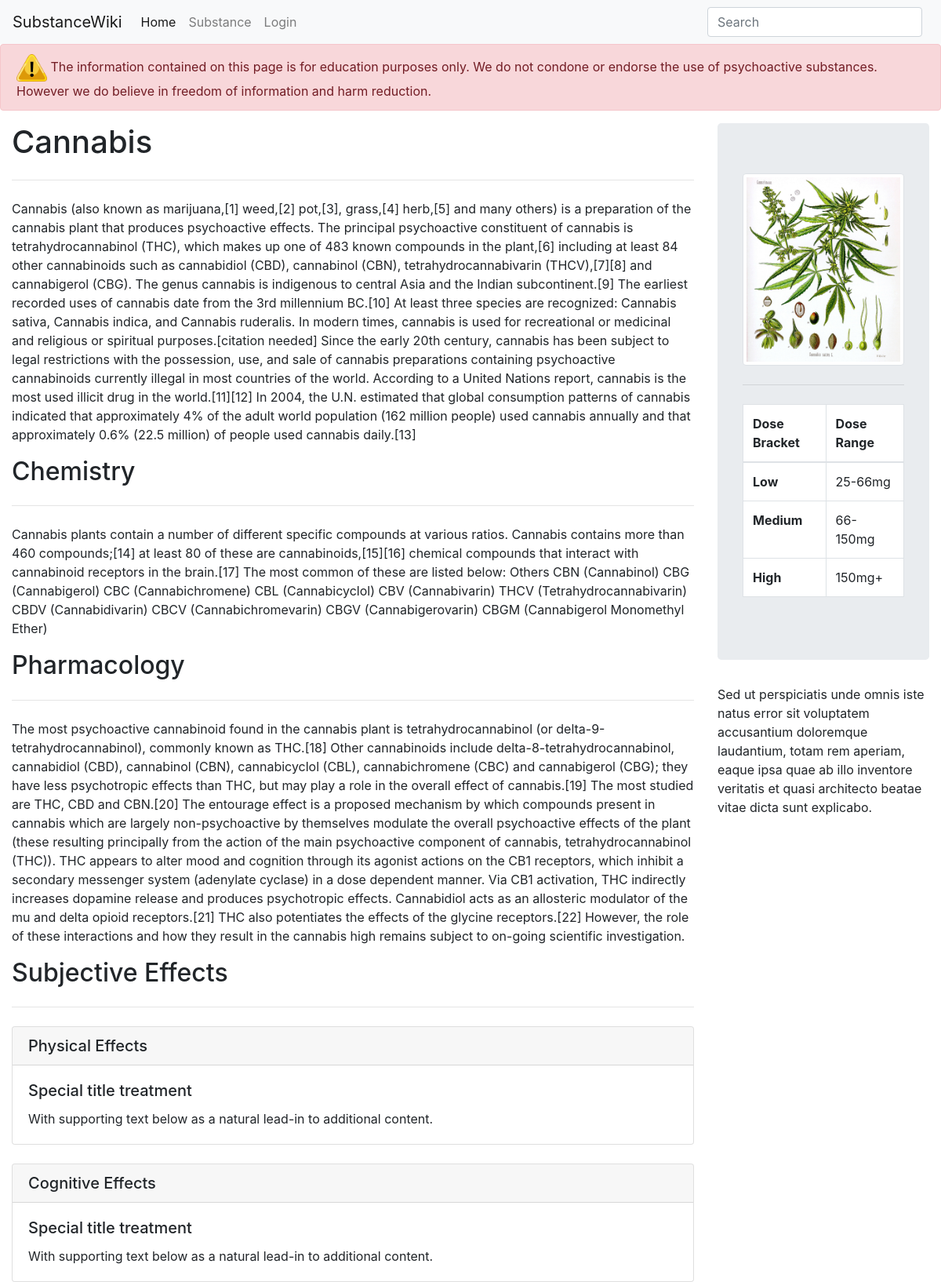
The page /substance.php?substance=Cannabis on the database its author committed.
### tables this page shows
CREATE TABLE `substances` (
  `SubstanceID` int(11) NOT NULL,
  `ClassID` int(11) NOT NULL,
  `SubstanceName` text NOT NULL,
  `SubstanceDescription` text NOT NULL,
  `SubstancePharm` text NOT NULL,
  `SubstanceChemistry` text NOT NULL,
  `LowDoseRange` text NOT NULL,
  `MediumDoseRange` text NOT NULL,
  `HighDoseRange` text NOT NULL,
  `StructureImageName` text NOT NULL,
  `PhysicalEffects` varchar(100) DEFAULT NULL,
  `CognitiveEffects` varchar(100) DEFAULT NULL
);

### html/substance.php (the view, shortened to what this page needs)
<!doctype html>
<html lang="en">
<head>
    <link rel="stylesheet" href="https://stackpath.bootstrapcdn.com/bootstrap/4.1.3/css/bootstrap.min.css">
    <link rel="stylesheet" type="text/css" href="styles/styles.css"/>
</head>
<body>
<?php include('connection.php');?>
<nav class="navbar navbar-expand-lg navbar-light bg-light">
    <a class="navbar-brand" href="#">SubstanceWiki</a>
    <div class="collapse navbar-collapse navmenu" id="navbarTogglerDemo02">
        <ul class="navbar-nav mr-auto mt-2 mt-lg-0">
            <li class="nav-item active">
                <a class="nav-link" href="index.php">Home<span class="sr-only">(current)</span></a>
            </li>
            <li class="nav-item">
                <a class="nav-link" href="substance.php">Substance</a>
            </li>
            <li class="nav-item">
                <a class="nav-link" href="login.php">Login</a>
            </li>
        </ul>
        <div class="wrapper">
            <div class="div1"><form class="form-inline my-2 my-lg-0">
                <input class="form-control mr-sm-2" onkeyup="showResult(this.value)" type="search" placeholder="Search">
            </form></div>
        </div>
    </div>
</nav>
<?php
$substance = "\"".$_GET['substance']."\"";
$sql = "SELECT * FROM substances WHERE SubstanceName=" . $substance;
$result = $conn->query($sql);
if ($result->num_rows > 0) {
    while($row = $result->fetch_assoc()) {
        $name = $row["SubstanceName"];
        $desc = $row["SubstanceDescription"];
        $pharm = $row["SubstancePharm"];
        $chem = $row["SubstanceChemistry"];
        $lowdose = $row["LowDoseRange"];
        $middose = $row["MediumDoseRange"];
        $highdose = $row["HighDoseRange"];
        $img = $row["StructureImageName"];
    }
} else {
    echo "0 results";
}
?>
<div id="content">
    <div class="alert alert-danger endorsementAlert" role="alert">
        <img src="img/warning.png" style="object-fit: cover; height: 35px;">
        <span>The information contained on this page is for education purposes only. We do not condone or endorse the use of psychoactive substances.
            However we do believe in freedom of information and harm reduction.</span>
    </div>
    <div class="container-fluid">
        <div class="row">
            <div class="col-lg-9">
                <h1><?php echo $name?></h1>
                <hr class="my-4"/>
                <p><?php echo $desc;?></p>
                <h2>Chemistry</h2>
                <hr class="my-4"/>
                <p><?php echo $chem?></p>
                <h2>Pharmacology</h2>
                <hr class="my-4"/>
                <p><?php echo $pharm ?></p>
                <h2>Subjective Effects</h2>
                <hr class="my-4"/>
                <div class="card">
                    <h5 class="card-header">Physical Effects</h5>
                    <div class="card-body">
                        <h5 class="card-title">Special title treatment</h5>
                        <p class="card-text">With supporting text below as a natural lead-in to additional content.</p>
                    </div>
                </div>
                <br>
                <div class="card">
                    <h5 class="card-header">Cognitive Effects</h5>
                    <div class="card-body">
                        <h5 class="card-title">Special title treatment</h5>
                        <p class="card-text">With supporting text below as a natural lead-in to additional content.</p>
                    </div>
                </div>
            </div>
            <div class="col-lg-3">
                <div class="jumbotron">
                    <img class="img-thumbnail" style="width: 100%" src="<?php echo "img/".$img?>" >
                    <hr class="my-4">
                    <table class="table table-bordered" style="background: white;">
                        <thead>
                        <tr>
                            <th scope="col">Dose Bracket</th>
                            <th scope="col">Dose Range</th>
                        </tr>
                        </thead>
                        <tbody>
                        <tr>
                            <th scope="row">Low</th>
                            <td><?php echo $lowdose?></td>
                        </tr>
                        <tr>
                            <th scope="row">Medium</th>
                            <td><?php echo $middose?></td>
                        </tr>
                        <tr>
                            <th scope="row">High</th>
                            <td><?php echo $highdose?></td>
                        </tr>
                        </tbody>
                    </table>
                </div>
                Sed ut perspiciatis unde omnis iste natus error sit voluptatem accusantium doloremque laudantium, totam rem aperiam, eaque ipsa quae ab illo inventore veritatis et quasi architecto beatae vitae dicta sunt explicabo.
            </div>
        </div>
    </div>
</div>
</body>
</html>

### html/styles/styles.css (style rules this page uses)
.div1 { margin: 0px auto; }
.endorsementAlert { z-index: 1; }

### rows shown on the page
substances: SubstanceName "Cannabis", SubstanceDescription "Cannabis (also known as marijuana,[1] weed,[2] pot,[3], grass,[4] herb,[5] and many others) is a preparation of the cannabis plant that produces psychoactive effects. The principal psychoactive constituent of cannabis is tetrahydrocannabinol (THC), which makes up one of 483 known compounds in the plant,[6] including at least 84 other cannabinoids such as cannabidiol (CBD), cannabinol (CBN), tetrahydrocannabivarin (THCV),[7][8] and cannabigerol (CBG). The genus cannabis is indigenous to central Asia and the Indian subcontinent.[9] The earliest recorded uses of cannabis date from the 3rd millennium BC.[10] At least three species are recognized: Cannabis sativa, Cannabis indica, and Cannabis…", SubstanceChemistry "Cannabis plants contain a number of different specific compounds at various ratios. Cannabis contains more than 460 compounds;[14] at least 80 of these are cannabinoids,[15][16] chemical compounds that interact with cannabinoid receptors in the brain.[17] The most common of these are listed below: Others CBN (Cannabinol) CBG (Cannabigerol) CBC (Cannabichromene) CBL (Cannabicyclol) CBV (Cannabivarin) THCV (Tetrahydrocannabivarin) CBDV (Cannabidivarin) CBCV (Cannabichromevarin) CBGV (Cannabigerovarin) CBGM (Cannabigerol Monomethyl Ether)", SubstancePharm "The most psychoactive cannabinoid found in the cannabis plant is tetrahydrocannabinol (or delta-9-tetrahydrocannabinol), commonly known as THC.[18] Other cannabinoids include delta-8-tetrahydrocannabinol, cannabidiol (CBD), cannabinol (CBN), cannabicyclol (CBL), cannabichromene (CBC) and cannabigerol (CBG); they have less psychotropic effects than THC, but may play a role in the overall effect of cannabis.[19] The most studied are THC, CBD and CBN.[20] The entourage effect is a proposed mechanism by which compounds present in cannabis which are largely non-psychoactive by themselves modulate the overall psychoactive effects of the plant (these resulting principally from the action of the…", StructureImageName (picture), LowDoseRange "25-66mg", MediumDoseRange "66-150mg", HighDoseRange "150mg+"
